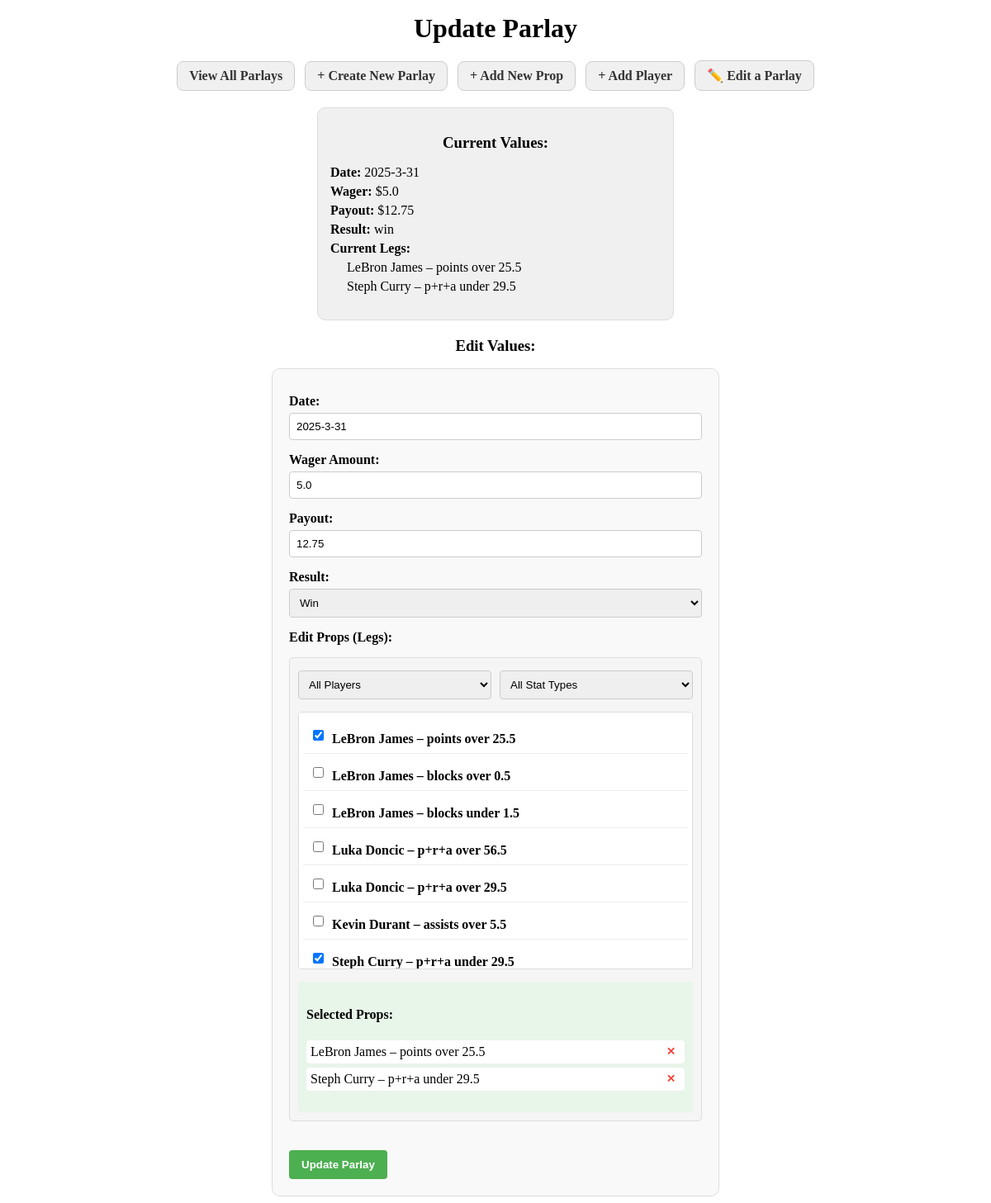
The page /update_parlay/6 on the database its author committed.
### models.py (models this page shows)
class Parlay(db.Model):
    id = db.Column(db.Integer, primary_key=True)
    date = db.Column(db.String)
    wager_amount = db.Column(db.Float)
    payout = db.Column(db.Float)
    result = db.Column(db.String)
    props = db.relationship('ParlayProp', backref='parlay', lazy=True)

class ParlayProp(db.Model):
    id = db.Column(db.Integer, primary_key=True)
    parlay_id = db.Column(db.Integer, db.ForeignKey('parlay.id'), nullable=False)
    prop_id = db.Column(db.Integer, db.ForeignKey('prop.id'), nullable=False)
    prop = db.relationship("Prop", backref="parlay_links")

class Player(db.Model):
    id = db.Column(db.Integer, primary_key=True)
    name = db.Column(db.String, nullable=False)
    props = db.relationship("Prop", backref="player", lazy=True)

class Prop(db.Model):
    id = db.Column(db.Integer, primary_key=True)
    player_id = db.Column(db.Integer, db.ForeignKey('player.id'), nullable=False)
    stat_type = db.Column(db.String, nullable=False)  # e.g., "points"
    line = db.Column(db.Float, nullable=False)        # e.g., 25.5
    over_under = db.Column(db.String, nullable=False) # "over" or "under"

### app.py (the view, shortened to what this page needs)
@app.route("/update_parlay/<int:parlay_id>", methods=["GET", "POST"])
def update_parlay(parlay_id):
    parlay = Parlay.query.get_or_404(parlay_id)
    props = Prop.query.all()
    players = Player.query.all()
    current_prop_ids = [link.prop_id for link in parlay.props]
    return render_template(
        "update_parlay.html",
        parlay=parlay,
        props=props,
        players=players,
        current_prop_ids=current_prop_ids
    )

### templates/update_parlay.html (shortened to what this page needs)
<!DOCTYPE html>
<html>
<head>
</head>
<body>
  <h1>Update Parlay</h1>
  <div class="nav-links">
    <a href="/">View All Parlays</a>
    <a href="/create_parlay">+ Create New Parlay</a>
    <a href="/create_prop">+ Add New Prop</a>
    <a href="/create_player">+ Add Player</a>
    <a href="/select_parlay_to_update">✏️ Edit a Parlay</a>
  </div>
  <div class="current-values">
    <h3>Current Values:</h3>
    <ul>
      <li><strong>Date:</strong> {{ parlay.date }}</li>
      <li><strong>Wager:</strong> ${{ parlay.wager_amount }}</li>
      <li><strong>Payout:</strong> ${{ parlay.payout }}</li>
      <li><strong>Result:</strong> {{ parlay.result }}</li>
      <li>
        <strong>Current Legs:</strong>
        <ul style="padding-left: 20px;">
          {% for link in parlay.props %}
            <li>{{ link.prop.player.name }} – {{ link.prop.stat_type }} {{ link.prop.over_under }} {{ link.prop.line }}</li>
          {% endfor %}
        </ul>
      </li>
    </ul>
  </div>
  <h3>Edit Values:</h3>
  <form method="POST">
    <label>Date:</label>
    <input type="text" name="date" value="{{ parlay.date }}">
    <label>Wager Amount:</label>
    <input type="number" name="wager_amount" step="0.01" value="{{ parlay.wager_amount }}">
    <label>Payout:</label>
    <input type="number" name="payout" step="0.01" value="{{ parlay.payout }}">
    <label>Result:</label>
    <select name="result">
      <option value="win" {% if parlay.result == 'win' %}selected{% endif %}>Win</option>
    </select>
    <label>Edit Props (Legs):</label>
    <div class="prop-selection">
      <div class="search-filters">
        <select id="player-filter">
          <option value="all">All Players</option>
        </select>
        <select id="stat-type-filter">
          <option value="all">All Stat Types</option>
        </select>
      </div>
      <div class="props-container">
        {% if props %}
          {% for prop in props %}
            <div class="prop-item" data-player="{{ prop.player_id }}" data-stat-type="{{ prop.stat_type }}">
              <input type="checkbox"
                     name="props"
                     value="{{ prop.id }}"
                     id="prop{{ prop.id }}"
                     class="prop-checkbox"
                     {% if prop.id in current_prop_ids %}checked{% endif %}>
              <label for="prop{{ prop.id }}">{{ prop.player.name }} – {{ prop.stat_type }} {{ prop.over_under }} {{ prop.line }}</label>
            </div>
          {% endfor %}
        {% else %}
          <div class="no-props">No props available. Add some props first.</div>
        {% endif %}
      </div>
      <div class="selected-props" id="selected-props-container" style="display: none;">
        <h4>Selected Props:</h4>
        <ul id="selected-props-list"></ul>
      </div>
    </div>
    <input type="submit" value="Update Parlay">
  </form>
</body>
</html>

### templates/update_parlay.html (style rules this page uses)
h1, h3 { text-align: center; margin: 1rem 0; }
.nav-links { text-align: center; margin-bottom: 1rem; }
.nav-links a { display: inline-block; background-color: #f0f0f0; color: #333; text-decoration: none; padding: 8px 14px; border-radius: 8px; margin: 4px; border: 1px solid #ccc; font-weight: bold; transition: background-color 0.2s; }
.current-values { max-width: 400px; margin: 0 auto 20px auto; padding: 15px; background-color: #f0f0f0; border-radius: 10px; border: 1px solid #ddd; }
.current-values ul { list-style: none; padding-left: 0; }
.current-values ul li { margin: 5px 0; }
form { max-width: 500px; margin: 0 auto; padding: 20px; background-color: #f9f9f9; border-radius: 10px; border: 1px solid #ddd; }
label { font-weight: bold; display: block; margin-top: 10px; }
input[type="text"], input[type="number"], select { width: 100%; padding: 8px; margin: 5px 0; border: 1px solid #ccc; border-radius: 4px; box-sizing: border-box; }
input[type="submit"] { background-color: #4CAF50; color: white; padding: 10px 15px; border: none; border-radius: 4px; cursor: pointer; font-weight: bold; margin-top: 20px; transition: background-color 0.2s; }
.prop-selection { margin: 15px 0; border: 1px solid #ddd; border-radius: 5px; padding: 10px; background: #f5f5f5; }
.search-filters { display: flex; gap: 10px; margin-bottom: 10px; flex-wrap: wrap; }
.search-filters select { flex: 1; min-width: 120px; }
.props-container { max-height: 300px; overflow-y: auto; border: 1px solid #ddd; border-radius: 4px; padding: 5px; background: white; }
.prop-item { padding: 8px; border-bottom: 1px solid #eee; display: flex; align-items: center; }
.prop-item input[type="checkbox"] { margin-right: 10px; }
.selected-props { margin-top: 15px; padding: 10px; background: #e8f5e9; border-radius: 4px; }
.selected-props ul { list-style-type: none; padding-left: 0; }

### rows shown on the page
Parlay: date "2025-3-31", wager_amount "5.0", payout "12.75", result "win", result "Win"
ParlayProp: prop.player.name "LeBron James", prop.stat_type "points", prop.over_under "over", prop.line "25.5"
ParlayProp: prop.player.name "Steph Curry", prop.stat_type "p+r+a", prop.over_under "under", prop.line "29.5"
Prop: props "☑", player.name "LeBron James", stat_type "points", over_under "over", line "25.5"
Prop: player.name "LeBron James", stat_type "blocks", over_under "over", line "0.5"
Prop: player.name "LeBron James", stat_type "blocks", over_under "under", line "1.5"
Prop: player.name "Luka Doncic", stat_type "p+r+a", over_under "over", line "56.5"
Prop: player.name "Luka Doncic", stat_type "p+r+a", over_under "over", line "29.5"
Prop: player.name "Kevin Durant", stat_type "assists", over_under "over", line "5.5"
Prop: props "☑", player.name "Steph Curry", stat_type "p+r+a", over_under "under", line "29.5"
